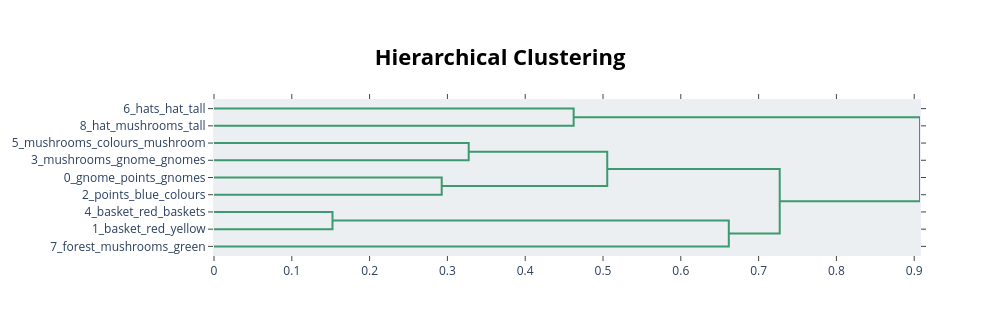

Write notebook code for a chart like this one.
### Code cell
topic_model.visualize_hierarchy()

### Figure 1 — Plotly figure (JSON) as saved in the notebook; plotly's stock layout.template omitted (floating-point values rounded to 4 significant figures)
{"data": [{"hoverinfo": "text", "marker": {"color": "rgb(61,153,112)"}, "mode": "lines", "type": "scatter", "x": [0, 0.4623, 0.4623, 0], "xaxis": "x", "y": [-5, -5, -15, -15], "yaxis": "y"}, {"hoverinfo": "text", "marker": {"color": "rgb(61,153,112)"}, "mode": "lines", "type": "scatter", "x": [0, 0.3274, 0.3274, 0], "xaxis": "x", "y": [-25, -25, -35, -35], "yaxis": "y"}, {"hoverinfo": "text", "marker": {"color": "rgb(61,153,112)"}, "mode": "lines", "type": "scatter", "x": [0, 0.2927, 0.2927, 0], "xaxis": "x", "y": [-45, -45, -55, -55], "yaxis": "y"}, {"hoverinfo": "text", "marker": {"color": "rgb(61,153,112)"}, "mode": "lines", "type": "scatter", "x": [0.3274, 0.5054, 0.5054, 0.2927], "xaxis": "x", "y": [-30, -30, -50, -50], "yaxis": "y"}, {"hoverinfo": "text", "marker": {"color": "rgb(61,153,112)"}, "mode": "lines", "type": "scatter", "x": [0, 0.1523, 0.1523, 0], "xaxis": "x", "y": [-65, -65, -75, -75], "yaxis": "y"}, {"hoverinfo": "text", "marker": {"color": "rgb(61,153,112)"}, "mode": "lines", "type": "scatter", "x": [0.1523, 0.6617, 0.6617, 0], "xaxis": "x", "y": [-70, -70, -85, -85], "yaxis": "y"}, {"hoverinfo": "text", "marker": {"color": "rgb(61,153,112)"}, "mode": "lines", "type": "scatter", "x": [0.5054, 0.7271, 0.7271, 0.6617], "xaxis": "x", "y": [-40, -40, -77.5, -77.5], "yaxis": "y"}, {"hoverinfo": "text", "marker": {"color": "rgb(61,153,112)"}, "mode": "lines", "type": "scatter", "x": [0.4623, 0.9074, 0.9074, 0.7271], "xaxis": "x", "y": [-10, -10, -58.75, -58.75], "yaxis": "y"}], "layout": {"autosize": false, "height": 335, "hoverlabel": {"bgcolor": "white", "font": {"family": "Rockwell", "size": 16}}, "hovermode": "closest", "plot_bgcolor": "#ECEFF1", "showlegend": false, "title": {"font": {"color": "Black", "size": 22}, "text": "<b>Hierarchical Clustering</b>", "x": 0.5, "xanchor": "center", "yanchor": "top"}, "width": 1000, "xaxis": {"mirror": "allticks", "rangemode": "tozero", "showgrid": false, "showline": true, "showticklabels": true, "ticks": "outside", "type": "linear", "zeroline": false}, "yaxis": {"mirror": "allticks", "range": [-90, 0], "rangemode": "tozero", "showgrid": false, "showline": true, "showticklabels": true, "tickmode": "array", "ticks": "outside", "ticktext": ["6_hats_hat_tall", "8_hat_mushrooms_tall", "5_mushrooms_colours_mushroom", "3_mushrooms_gnome_gnomes", "0_gnome_points_gnomes", "2_points_blue_colours", "4_basket_red_baskets", "1_basket_red_yellow", "7_forest_mushrooms_green"], "tickvals": [-5, -15, -25, -35, -45, -55, -65, -75, -85], "type": "linear", "zeroline": false}}}
